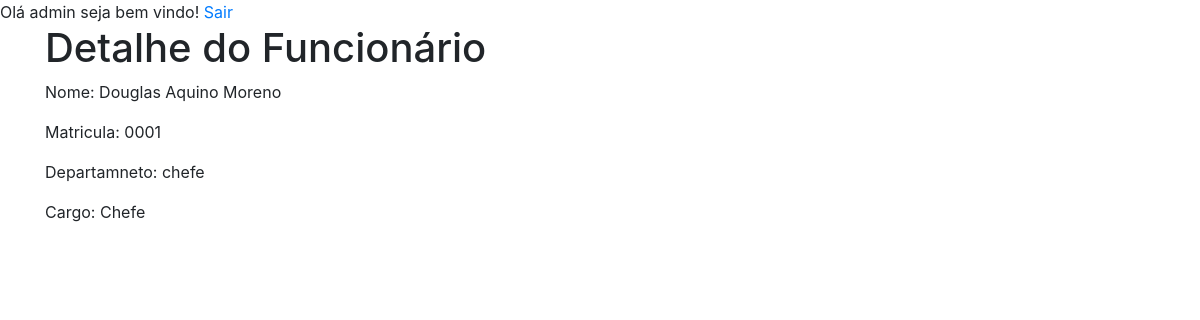
/transporte/detalhe_funcionario/1/ (signed in), run on the app's committed database.
### app_transporte/models.py (models this page shows, shortened)
class Funcionario(models.Model):
    usuario = models.OneToOneField(User, blank=True, null=True, on_delete=models.CASCADE)
    nome = models.CharField('Nome', max_length=128, blank=True, null=True)
    matricula = models.CharField('Matricula',max_length=10, blank=True, null=True)
    departamento = models.ForeignKey(Departamento, on_delete=models.CASCADE, null=True, blank=True)
    cargo = models.ForeignKey(Cargo, on_delete=models.CASCADE, null=True, blank=True)
    class Meta:
        ordering = ['nome']
        verbose_name = 'Funcionário'

class Departamento(models.Model):
    nome = models.CharField('Nome', max_length=128, blank=True, null=True)

class Cargo(models.Model):
    nome = models.CharField('Nome', max_length=128, blank=True, null=True)
    sigla = models.CharField('Sigla', max_length=10, blank=True, null=True)

### app_transporte/views.py (the view)
# urls.py: path('detalhe_funcionario', todos_funcionarios, name='inicio'),
def detalhe_funcionario(request, detalheFuncionario_id):
    if request.user.is_authenticated:
        detalhefuncionario = Funcionario.objects.get(pk=detalheFuncionario_id)
        return render(request, 'app_transporte/detalhe_funcionario.html', {'detalhefuncionario':detalhefuncionario})
    else:
        return render(request, 'app_transporte/erro_autenticacao.html', {})

### app_transporte/templates/app_transporte/detalhe_funcionario.html (shortened to what this page needs)
{% extends 'app_transporte/base.html' %}
{% block conteudo %}
        <h1>Detalhe do Funcionário</h1>
        <p>Nome: {{ detalhefuncionario.nome}}<br></p>
        <p>Matricula: {{ detalhefuncionario.matricula }}</p>
        <p>Departamneto: {{ detalhefuncionario.departamento.nome }}</p>
        <p>Cargo: {{ detalhefuncionario.cargo.nome }}</p>
{% endblock %}

### app_transporte/templates/app_transporte/base.html (shortened to what this page needs)
<!DOCTYPE html>
<html lang="en">
<head>
    <link rel="stylesheet" href="https://stackpath.bootstrapcdn.com/bootstrap/4.5.0/css/bootstrap.min.css"
>
</head>
<body>
    {% if user.is_authenticated %}
        Olá {{ user.username }} seja bem vindo! <a href="{% url 'logout' %}">Sair</a>
    {% endif %}
    <div class="container">
        {% block conteudo %}
        {% endblock %}
    </div>
</body>
</html>

### data on the page
Funcionario: nome "Douglas Aquino Moreno", matricula "0001", departamento.nome "chefe", cargo.nome "Chefe"

### other printed values
{{ user.username }} "admin"
